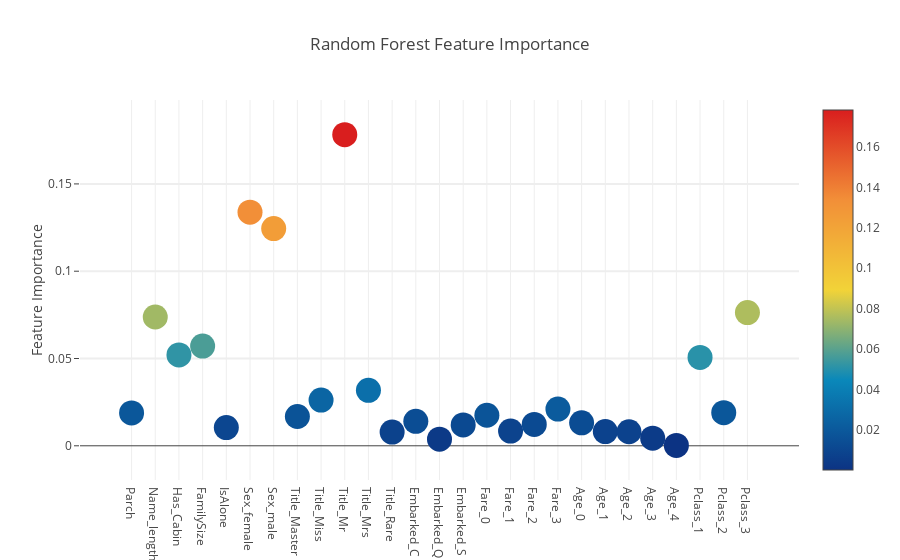
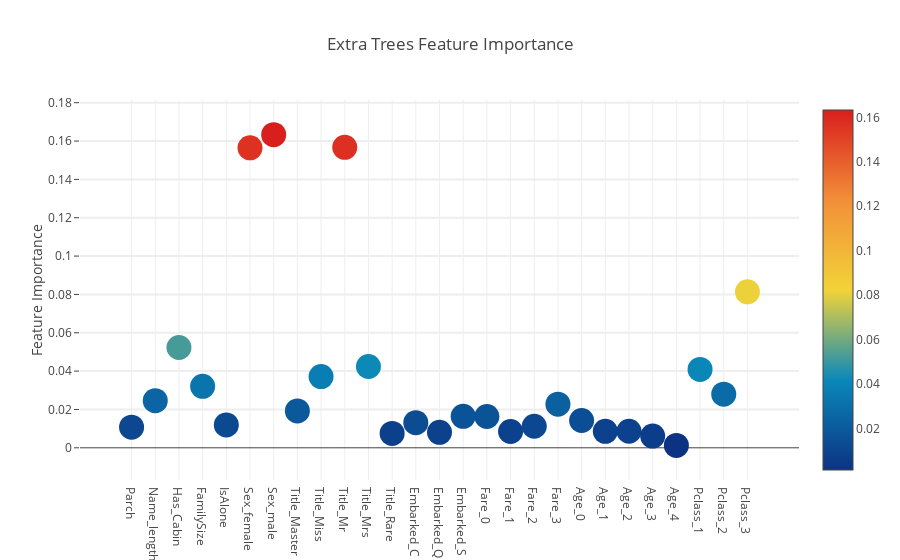
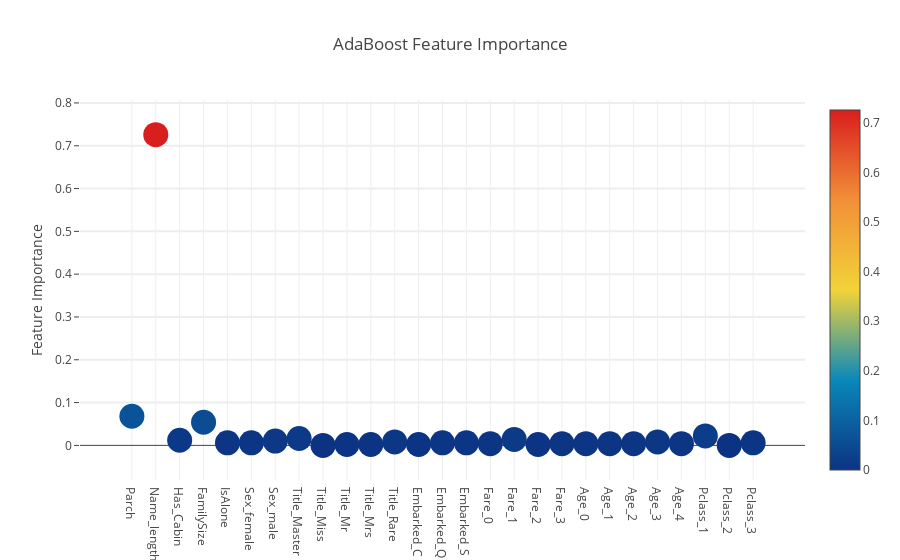
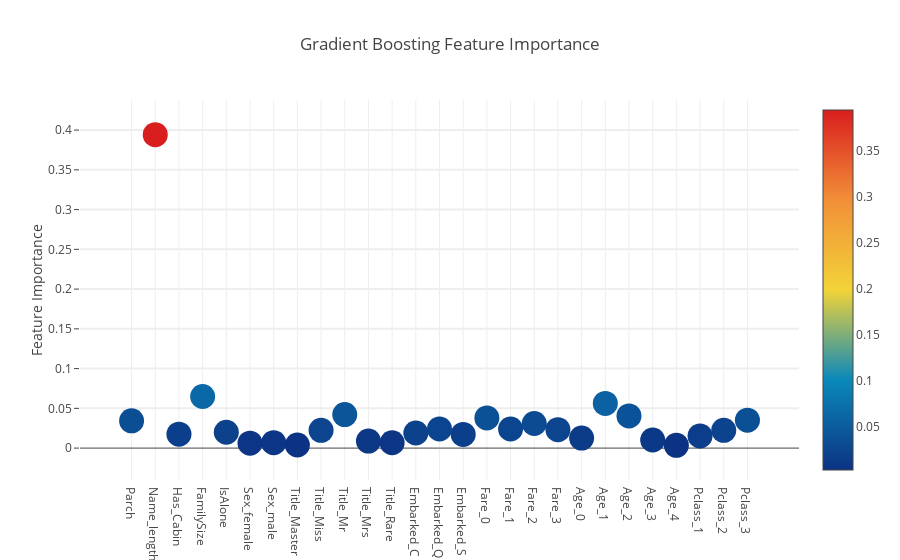

The notebook cell these images were saved under, in order:
### Markdown cell above
**Interactive feature importances via Plotly scatterplots**

I'll use the interactive Plotly package at this juncture to visualise the feature importances values of the different classifiers

### Code cell
# Scatter plot 
trace = go.Scatter(
    y = feature_dataframe['Random Forest feature importances'].values,
    x = feature_dataframe['features'].values,
    mode='markers',
    marker=dict(
        sizemode = 'diameter',
        sizeref = 1,
        size = 25,
#       size= feature_dataframe['AdaBoost feature importances'].values,
        #color = np.random.randn(500), #set color equal to a variable
        color = feature_dataframe['Random Forest feature importances'].values,
        colorscale='Portland',
        showscale=True
    ),
    text = feature_dataframe['features'].values
)
data = [trace]

layout= go.Layout(
    autosize= True,
    title= 'Random Forest Feature Importance',
    hovermode= 'closest',
#     xaxis= dict(
#         title= 'Pop',
#         ticklen= 5,
#         zeroline= False,
#         gridwidth= 2,
#     ),
    yaxis=dict(
        title= 'Feature Importance',
        ticklen= 5,
        gridwidth= 2
    ),
    showlegend= False
)
fig = go.Figure(data=data, layout=layout)
py.iplot(fig,filename='scatter2010')

# Scatter plot 
trace = go.Scatter(
    y = feature_dataframe['Extra Trees  feature importances'].values,
    x = feature_dataframe['features'].values,
    mode='markers',
    marker=dict(
        sizemode = 'diameter',
        sizeref = 1,
        size = 25,
#       size= feature_dataframe['AdaBoost feature importances'].values,
        #color = np.random.randn(500), #set color equal to a variable
        color = feature_dataframe['Extra Trees  feature importances'].values,
        colorscale='Portland',
        showscale=True
    ),
    text = feature_dataframe['features'].values
)
data = [trace]

layout= go.Layout(
    autosize= True,
    title= 'Extra Trees Feature Importance',
    hovermode= 'closest',
#     xaxis= dict(
#         title= 'Pop',
#         ticklen= 5,
#         zeroline= False,
#         gridwidth= 2,
#     ),
    yaxis=dict(
        title= 'Feature Importance',
        ticklen= 5,
        gridwidth= 2
    ),
    showlegend= False
)
fig = go.Figure(data=data, layout=layout)
py.iplot(fig,filename='scatter2010')

# Scatter plot 
trace = go.Scatter(
    y = feature_dataframe['AdaBoost feature importances'].values,
    x = feature_dataframe['features'].values,
    mode='markers',
    marker=dict(
        sizemode = 'diameter',
        sizeref = 1,
        size = 25,
#       size= feature_dataframe['AdaBoost feature importances'].values,
        #color = np.random.randn(500), #set color equal to a variable
        color = feature_dataframe['AdaBoost feature importances'].values,
        colorscale='Portland',
        showscale=True
    ),
    text = feature_dataframe['features'].values
)
data = [trace]

layout= go.Layout(
    autosize= True,
    title= 'AdaBoost Feature Importance',
    hovermode= 'closest',
#     xaxis= dict(
#         title= 'Pop',
#         ticklen= 5,
#         zeroline= False,
#         gridwidth= 2,
#     ),
    yaxis=dict(
        title= 'Feature Importance',
        ticklen= 5,
        gridwidth= 2
    ),
    showlegend= False
)
fig = go.Figure(data=data, layout=layout)
py.iplot(fig,filename='scatter2010')

# Scatter plot 
trace = go.Scatter(
    y = feature_dataframe['Gradient Boost feature importances'].values,
    x = feature_dataframe['features'].values,
    mode='markers',
    marker=dict(
        sizemode = 'diameter',
        sizeref = 1,
        size = 25,
#       size= feature_dataframe['AdaBoost feature importances'].values,
        #color = np.random.randn(500), #set color equal to a variable
        color = feature_dataframe['Gradient Boost feature importances'].values,
        colorscale='Portland',
        showscale=True
    ),
    text = feature_dataframe['features'].values
)
data = [trace]

layout= go.Layout(
    autosize= True,
    title= 'Gradient Boosting Feature Importance',
    hovermode= 'closest',
#     xaxis= dict(
#         title= 'Pop',
#         ticklen= 5,
#         zeroline= False,
#         gridwidth= 2,
#     ),
    yaxis=dict(
        title= 'Feature Importance',
        ticklen= 5,
        gridwidth= 2
    ),
    showlegend= False
)
fig = go.Figure(data=data, layout=layout)
py.iplot(fig,filename='scatter2010')

### Figure 1 — Plotly figure (JSON) as saved in the notebook; plotly's stock layout.template omitted (floating-point values rounded to 4 significant figures)
{"data": [{"marker": {"color": [0.01884, 0.07376, 0.05203, 0.05714, 0.01043, 0.1338, 0.1244, 0.01678, 0.02617, 0.1782, 0.03178, 0.007869, 0.01402, 0.00381, 0.01194, 0.01749, 0.008443, 0.01224, 0.02103, 0.01313, 0.008161, 0.008031, 0.004365, 0.000238, 0.0506, 0.01898, 0.07629], "colorscale": "Portland", "showscale": true, "size": 25, "sizemode": "diameter", "sizeref": 1}, "mode": "markers", "text": ["Parch", "Name_length", "Has_Cabin", "FamilySize", "IsAlone", "Sex_female", "Sex_male", "Title_Master", "Title_Miss", "Title_Mr", "Title_Mrs", "Title_Rare", "Embarked_C", "Embarked_Q", "Embarked_S", "Fare_0", "Fare_1", "Fare_2", "Fare_3", "Age_0", "Age_1", "Age_2", "Age_3", "Age_4", "Pclass_1", "Pclass_2", "Pclass_3"], "type": "scatter", "x": ["Parch", "Name_length", "Has_Cabin", "FamilySize", "IsAlone", "Sex_female", "Sex_male", "Title_Master", "Title_Miss", "Title_Mr", "Title_Mrs", "Title_Rare", "Embarked_C", "Embarked_Q", "Embarked_S", "Fare_0", "Fare_1", "Fare_2", "Fare_3", "Age_0", "Age_1", "Age_2", "Age_3", "Age_4", "Pclass_1", "Pclass_2", "Pclass_3"], "y": [0.01884, 0.07376, 0.05203, 0.05714, 0.01043, 0.1338, 0.1244, 0.01678, 0.02617, 0.1782, 0.03178, 0.007869, 0.01402, 0.00381, 0.01194, 0.01749, 0.008443, 0.01224, 0.02103, 0.01313, 0.008161, 0.008031, 0.004365, 0.000238, 0.0506, 0.01898, 0.07629]}], "layout": {"autosize": true, "hovermode": "closest", "showlegend": false, "title": "Random Forest Feature Importance", "yaxis": {"gridwidth": 2, "ticklen": 5, "title": "Feature Importance"}}}

### Figure 2 — Plotly figure (JSON) as saved in the notebook; plotly's stock layout.template omitted (floating-point values rounded to 4 significant figures)
{"data": [{"marker": {"color": [0.01076, 0.02457, 0.05232, 0.03209, 0.01193, 0.1565, 0.1634, 0.01923, 0.03717, 0.1567, 0.04239, 0.007528, 0.0131, 0.008052, 0.0164, 0.01632, 0.008492, 0.01125, 0.02276, 0.01425, 0.008587, 0.008624, 0.006128, 0.00127, 0.04087, 0.02796, 0.08136], "colorscale": "Portland", "showscale": true, "size": 25, "sizemode": "diameter", "sizeref": 1}, "mode": "markers", "text": ["Parch", "Name_length", "Has_Cabin", "FamilySize", "IsAlone", "Sex_female", "Sex_male", "Title_Master", "Title_Miss", "Title_Mr", "Title_Mrs", "Title_Rare", "Embarked_C", "Embarked_Q", "Embarked_S", "Fare_0", "Fare_1", "Fare_2", "Fare_3", "Age_0", "Age_1", "Age_2", "Age_3", "Age_4", "Pclass_1", "Pclass_2", "Pclass_3"], "type": "scatter", "x": ["Parch", "Name_length", "Has_Cabin", "FamilySize", "IsAlone", "Sex_female", "Sex_male", "Title_Master", "Title_Miss", "Title_Mr", "Title_Mrs", "Title_Rare", "Embarked_C", "Embarked_Q", "Embarked_S", "Fare_0", "Fare_1", "Fare_2", "Fare_3", "Age_0", "Age_1", "Age_2", "Age_3", "Age_4", "Pclass_1", "Pclass_2", "Pclass_3"], "y": [0.01076, 0.02457, 0.05232, 0.03209, 0.01193, 0.1565, 0.1634, 0.01923, 0.03717, 0.1567, 0.04239, 0.007528, 0.0131, 0.008052, 0.0164, 0.01632, 0.008492, 0.01125, 0.02276, 0.01425, 0.008587, 0.008624, 0.006128, 0.00127, 0.04087, 0.02796, 0.08136]}], "layout": {"autosize": true, "hovermode": "closest", "showlegend": false, "title": "Extra Trees Feature Importance", "yaxis": {"gridwidth": 2, "ticklen": 5, "title": "Feature Importance"}}}

### Figure 3 — Plotly figure (JSON) as saved in the notebook; plotly's stock layout.template omitted (floating-point values rounded to 4 significant figures)
{"data": [{"marker": {"color": [0.068, 0.726, 0.012, 0.054, 0.006, 0.006, 0.01, 0.016, 0, 0.002, 0.002, 0.008, 0.002, 0.006, 0.006, 0.004, 0.014, 0.002, 0.004, 0.004, 0.004, 0.004, 0.008, 0.004, 0.022, 0, 0.006], "colorscale": "Portland", "showscale": true, "size": 25, "sizemode": "diameter", "sizeref": 1}, "mode": "markers", "text": ["Parch", "Name_length", "Has_Cabin", "FamilySize", "IsAlone", "Sex_female", "Sex_male", "Title_Master", "Title_Miss", "Title_Mr", "Title_Mrs", "Title_Rare", "Embarked_C", "Embarked_Q", "Embarked_S", "Fare_0", "Fare_1", "Fare_2", "Fare_3", "Age_0", "Age_1", "Age_2", "Age_3", "Age_4", "Pclass_1", "Pclass_2", "Pclass_3"], "type": "scatter", "x": ["Parch", "Name_length", "Has_Cabin", "FamilySize", "IsAlone", "Sex_female", "Sex_male", "Title_Master", "Title_Miss", "Title_Mr", "Title_Mrs", "Title_Rare", "Embarked_C", "Embarked_Q", "Embarked_S", "Fare_0", "Fare_1", "Fare_2", "Fare_3", "Age_0", "Age_1", "Age_2", "Age_3", "Age_4", "Pclass_1", "Pclass_2", "Pclass_3"], "y": [0.068, 0.726, 0.012, 0.054, 0.006, 0.006, 0.01, 0.016, 0, 0.002, 0.002, 0.008, 0.002, 0.006, 0.006, 0.004, 0.014, 0.002, 0.004, 0.004, 0.004, 0.004, 0.008, 0.004, 0.022, 0, 0.006]}], "layout": {"autosize": true, "hovermode": "closest", "showlegend": false, "title": "AdaBoost Feature Importance", "yaxis": {"gridwidth": 2, "ticklen": 5, "title": "Feature Importance"}}}

### Figure 4 — Plotly figure (JSON) as saved in the notebook; plotly's stock layout.template omitted (floating-point values rounded to 4 significant figures)
{"data": [{"marker": {"color": [0.03428, 0.3943, 0.01755, 0.06487, 0.0199, 0.006231, 0.006834, 0.003905, 0.02239, 0.0421, 0.008851, 0.00674, 0.01901, 0.02408, 0.0172, 0.03795, 0.02403, 0.03095, 0.02322, 0.01256, 0.0562, 0.04048, 0.01018, 0.003422, 0.01527, 0.02231, 0.03517], "colorscale": "Portland", "showscale": true, "size": 25, "sizemode": "diameter", "sizeref": 1}, "mode": "markers", "text": ["Parch", "Name_length", "Has_Cabin", "FamilySize", "IsAlone", "Sex_female", "Sex_male", "Title_Master", "Title_Miss", "Title_Mr", "Title_Mrs", "Title_Rare", "Embarked_C", "Embarked_Q", "Embarked_S", "Fare_0", "Fare_1", "Fare_2", "Fare_3", "Age_0", "Age_1", "Age_2", "Age_3", "Age_4", "Pclass_1", "Pclass_2", "Pclass_3"], "type": "scatter", "x": ["Parch", "Name_length", "Has_Cabin", "FamilySize", "IsAlone", "Sex_female", "Sex_male", "Title_Master", "Title_Miss", "Title_Mr", "Title_Mrs", "Title_Rare", "Embarked_C", "Embarked_Q", "Embarked_S", "Fare_0", "Fare_1", "Fare_2", "Fare_3", "Age_0", "Age_1", "Age_2", "Age_3", "Age_4", "Pclass_1", "Pclass_2", "Pclass_3"], "y": [0.03428, 0.3943, 0.01755, 0.06487, 0.0199, 0.006231, 0.006834, 0.003905, 0.02239, 0.0421, 0.008851, 0.00674, 0.01901, 0.02408, 0.0172, 0.03795, 0.02403, 0.03095, 0.02322, 0.01256, 0.0562, 0.04048, 0.01018, 0.003422, 0.01527, 0.02231, 0.03517]}], "layout": {"autosize": true, "hovermode": "closest", "showlegend": false, "title": "Gradient Boosting Feature Importance", "yaxis": {"gridwidth": 2, "ticklen": 5, "title": "Feature Importance"}}}
